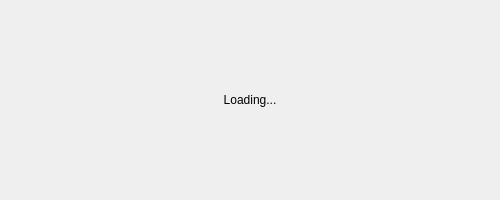
<?xml version="1.0" encoding="UTF-8"?>
<ui version="4.0">
 <class>Dialog</class>
 <widget class="QDialog" name="Dialog">
  <property name="geometry">
   <rect>
    <x>0</x>
    <y>0</y>
    <width>500</width>
    <height>200</height>
   </rect>
  </property>
  <property name="windowTitle">
   <string>Dialog</string>
  </property>
  <layout class="QGridLayout" name="gridLayout">
   <item row="0" column="0">
    <widget class="QLabel" name="label">
     <property name="text">
      <string>Loading...</string>
     </property>
     <property name="alignment">
      <set>Qt::AlignCenter</set>
     </property>
    </widget>
   </item>
  </layout>
 </widget>
 <resources/>
 <connections/>
</ui>
